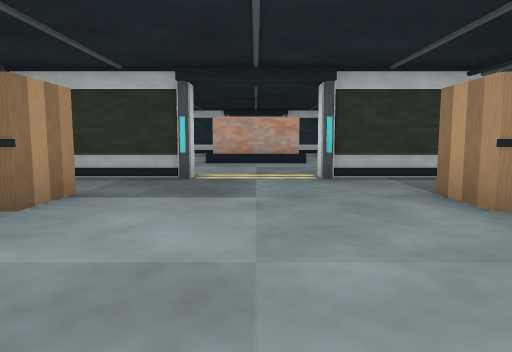
[1] (above)

21 first-person views from a walk through a 3-D level made in the Unity game engine. The camera is 1.4 m above the floor, tilts 6° down and sees 70° across. The floor is counted in squares, 2 m on a side. Each view is taken from the middle of a square. On the plan, view 1 faces up. The plan holds only what a view shows up to about 11 squares ahead; the rest is blank. The place goes on beyond the plan. The player character is not drawn.

[2]
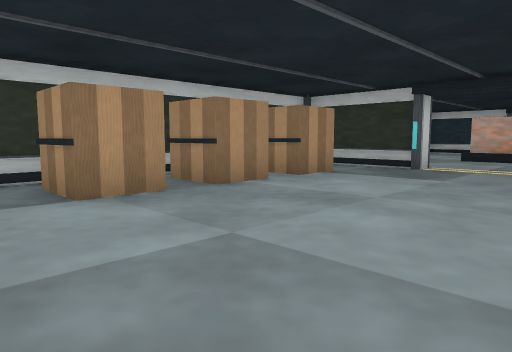

[3]
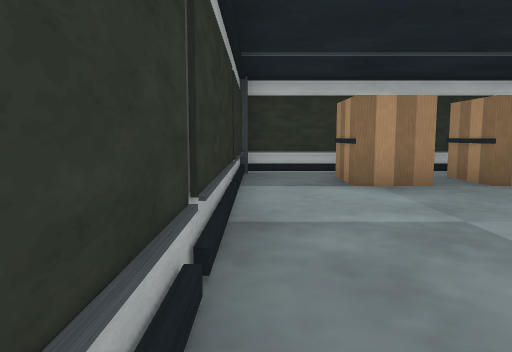

[4]
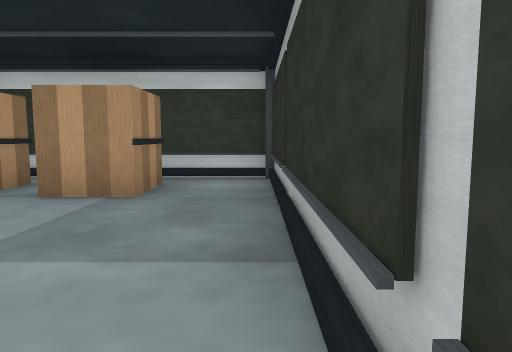

[5]
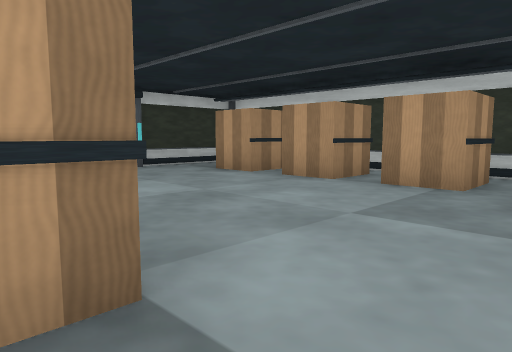

[6]
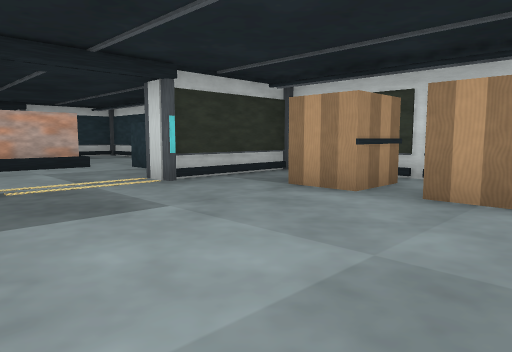

[7]
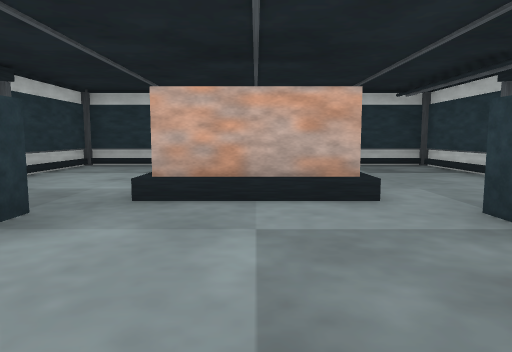

[8]
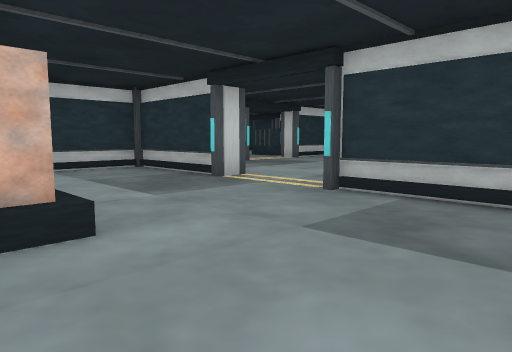

[9]
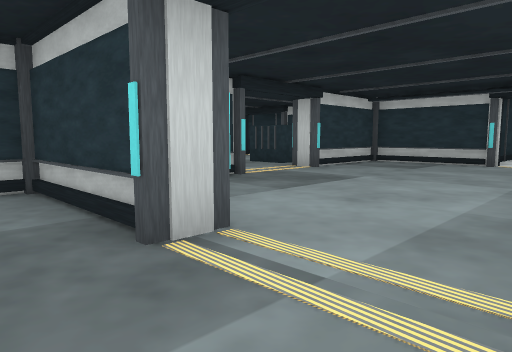

[10]
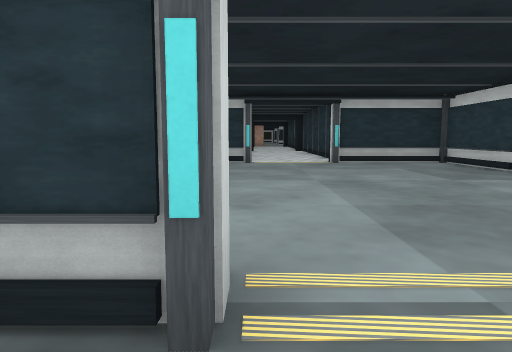

[11]
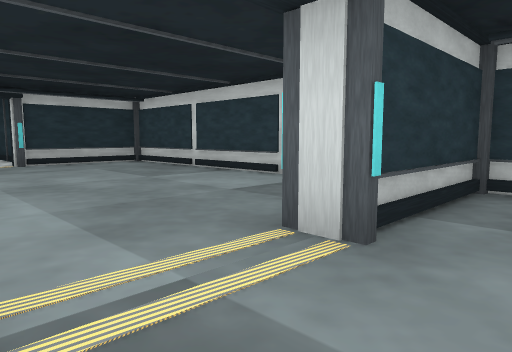

[12]
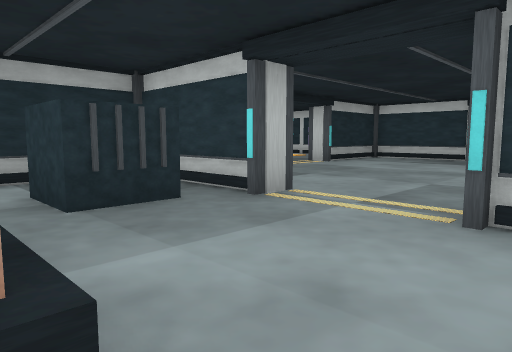

[13]
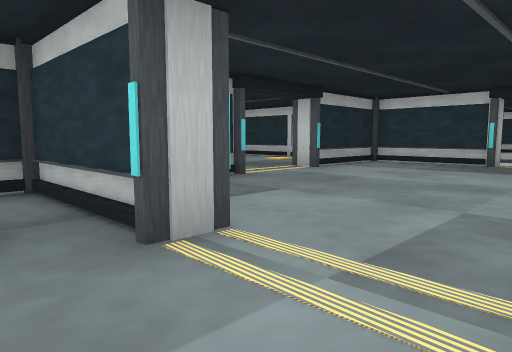

[14]
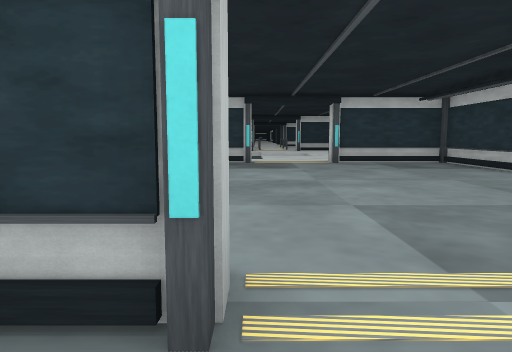

[15]
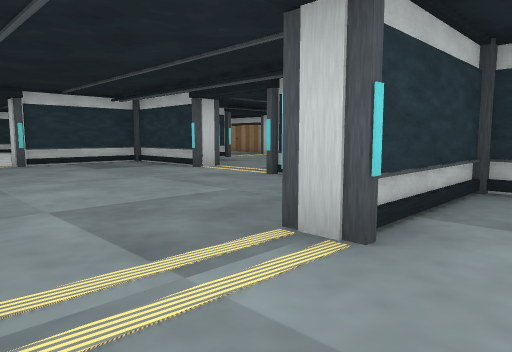

[16]
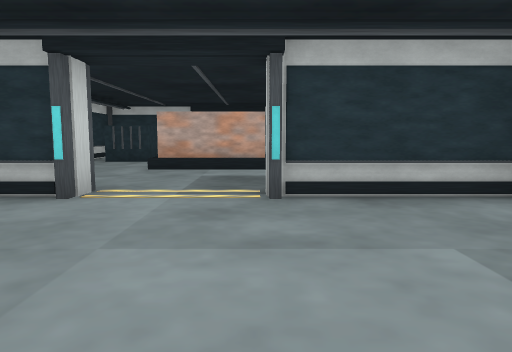

[17]
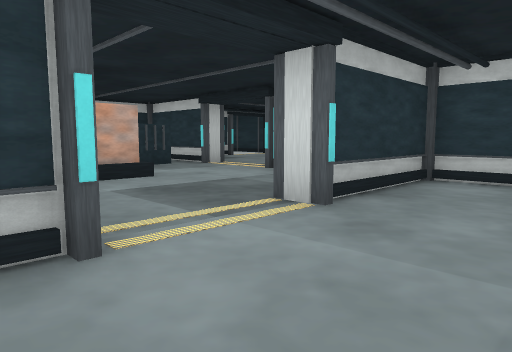

[18]
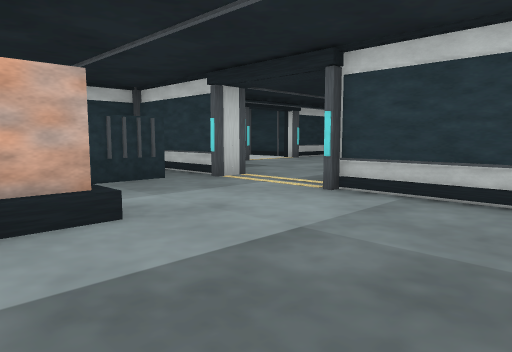

[19]
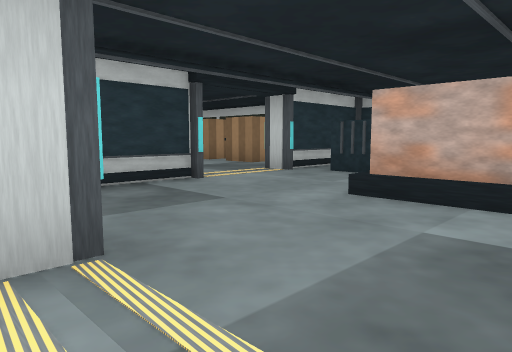

[20]
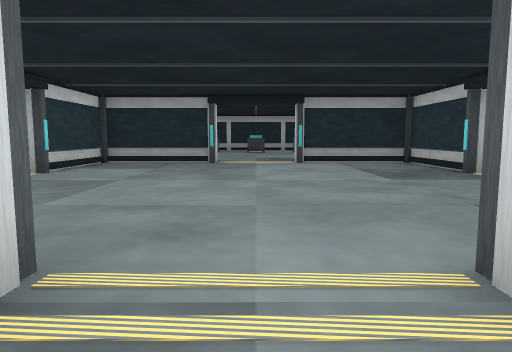

[21]
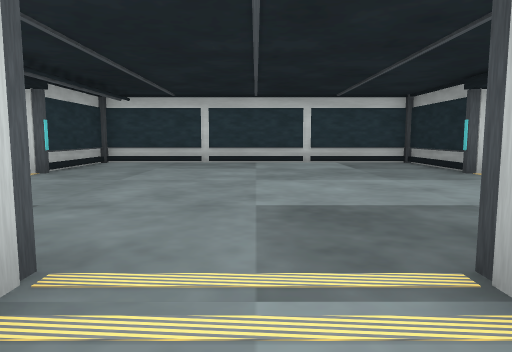

### Floor plan
Points are (right, up) in squares from view 1. A wall is a line through its corners. A room is listed if a view was taken in it or the views show most of it. See-through windows are left out.
Room 1 (views 1, 2, 3, 4, 5, 6, 7)
walls: (-4.3, 2) (-4.3, 1.5); (4.3, 1.5) (4.3, 3.9); (-1, 6.3) (-3.5, 6.3); (-4.3, -0.2) (-4.3, -2.2); (-1.1, 6.9) (-1.1, 6); (-4, -2.3) (4.3, -2.3) (4.3, -0.4); (4.2, 6.3) (1.1, 6.3)
ways out: opening at (0.5, 7) to room 2
objects: other object (-3, 0); other object (-3, 2); other object (-3, 4); other object (3, 0); other object (3, 2); other object (3, 4)
Room 2 (views 8, 9, 10, 11, 12, 13, 14, 15)
walls: (1.2, 11.9) (1.2, 11.4); (1.2, 10.2) (-1.2, 10.2); (1.1, 15) (1.1, 16); (-1, 15.3) (-4.3, 15.3) (-4.3, 12.1); (-1.1, 16) (-1.1, 15); (4.3, 12.8) (4.3, 15.3) (1.1, 15.3); (-4.3, 10) (-4.3, 6.7) (-2, 6.7); (-5, 9.9) (-4, 9.9); (1.1, 6) (1.1, 6.9)
ways out: opening at (0.5, 7) to room 1; opening at (-4, 11.5) to room 3; opening at (0.5, 16)
objects: other object (-3, 8) to (-2, 9); other object (2, 8) to (3, 9)
Room 3 (views 16, 17, 19)
walls: (-13, 12.2) (-13.5, 12.2); (-13.3, 10) (-13.3, 6.7) (-10.1, 6.7); (-10, 15.3) (-13.3, 15.3) (-13.3, 12.1); (-7.9, 6.7) (-4.7, 6.7) (-4.7, 9.9); (-13.5, 9.9) (-13, 9.9); (-7.8, 6.2) (-7.8, 7); (-10.1, 16) (-10.1, 15); (-4, 12.2) (-5, 12.2); (-4.7, 14) (-4.7, 15.3) (-7.9, 15.3)
ways out: opening at (-4, 11.5) to room 2; opening at (-8.5, 16) to room 4; opening at (-8.5, 7)
Room 4 (views 18, 20, 21)
walls: (-7.8, 19.2) (-10.2, 19.2); (-7.8, 15) (-7.8, 15.9); (-4.7, 16.8) (-4.7, 18.9); (-4, 21.1) (-5, 21.1); (-13.3, 18.9) (-13.3, 17)
ways out: opening at (-8.5, 16) to room 3; opening at (-11.5, 19); opening at (-6.5, 20.5); opening at (-4, 20.5)

Positions as (right, up) in squares from view 1, and headings:
1: (0, 0), facing up
2: (2, -2), facing up-left
3: (3, -2), facing left
4: (-2, -2), facing right
5: (-3, -2), facing up-right
6: (-2, 1), facing up-right
7: (0, 6), facing up
8: (4, 11), facing up-left
9: (1, 14), facing up-left
10: (-1, 14), facing up
11: (-1, 14), facing up-right
12: (-1, 13), facing down-left
13: (-3, 12), facing down-left
14: (-3, 10), facing left
15: (-3, 10), facing up-left
16: (-8, 11), facing up
17: (-11, 13), facing up-right
18: (-9, 16), facing up-right
19: (-8, 15), facing up-left
20: (-9, 17), facing down
21: (-6, 20), facing right
